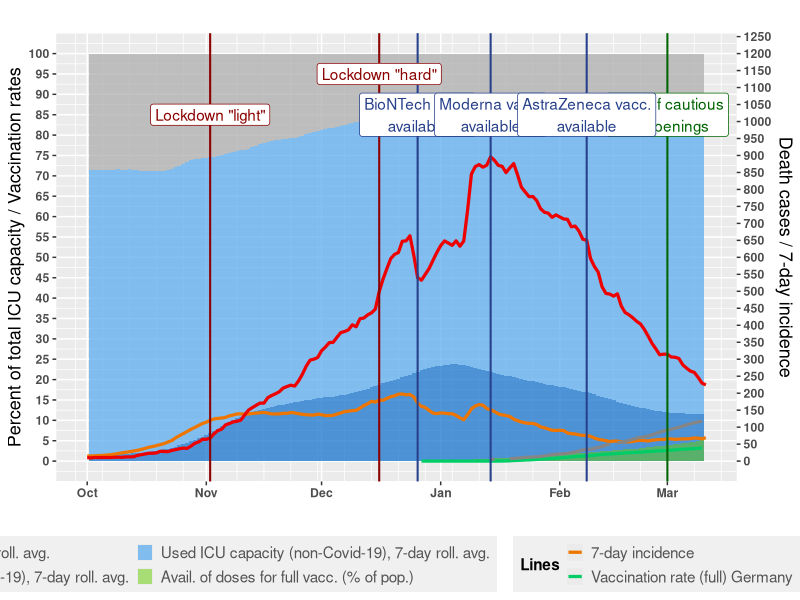

The R source for this figure:
library(ggplot2)
library(ggrepel)
library(reshape2)
library(scales)
library(tidyverse)
library(lubridate)
library(stringr)


Sys.setlocale("LC_ALL","English")


# --------------- Support functions --------------- 

# Moving average
ma <- function(x, order = 7) {
  res <- c()
  for(i in 1:NROW(x)) { 
    if(i < order) res <- append(res, NA)
    else res <- append(res, mean(x[c(i:(i-order+1))], na.rm = TRUE))
  }
  return(res)
}



# --------------- Data on ICU capacity and its usage --------------- 

divi <- as_tibble(read.csv("icu_usage.csv", header = TRUE, sep =";"))
divi <- divi[divi$Bundesland == "DEUTSCHLAND",]
divi <- divi[, c(1,4,5,6)]
names(divi) <- c("date", "covid", "used", "free")
divi$date <- ymd(substr(divi$date, 1, 10))

divi$capacity <- divi$used + divi$free
divi$usedp <- (divi$used / divi$capacity) * 100
divi$covidp <- (divi$covid / divi$capacity) * 100

divi$usedp <- ma(divi$usedp)
divi$covidp <- ma(divi$covidp)

divi$freep <- 100 - divi$usedp
divi$noncovidp <- divi$usedp - divi$covidp

divi <- divi[divi$date >= ymd("2020-10-01"), ]
divi <- divi[,c ("date", "freep", "noncovidp", "covidp")]



# --------------- Data on deaths and incidence --------------- 

deaths <- as_tibble(read.csv("deaths.csv", sep = ";", header = TRUE, stringsAsFactors = FALSE))
deaths <- deaths[,c(1,2,4,5,6)]
names(deaths) <- c("date", "cases", "newcases", "deaths", "newdeaths")
deaths$date <- dmy(deaths$date)
deaths$newdeaths <- ma(deaths$newdeaths)

inc <- as_tibble(read.csv("incidence.csv", sep = ";", dec = ",", header = TRUE, stringsAsFactors = FALSE))[17, -1]
inc <- t(inc)
inc <- cbind(inc, row.names(inc))
inc <- as_tibble(inc)
inc <- inc[!is.na(inc[,1]),]
inc <- inc[2:NROW(inc),]
names(inc) <- c("incidence", "date")
inc$date <- dmy(str_replace(inc$date, "X", ""))
class(inc$incidence) <- "numeric"



# --------------- Data on vaccinations --------------- 

# Germany
vacc_de <- as_tibble(read.csv("vaccinations_de.csv", sep = ";", header = TRUE, stringsAsFactors = FALSE))
names(vacc_de)[1] <- "date"
population <- 83190556
vacc_de$doses <- (vacc_de$dosen_biontech_kumulativ + vacc_de$dosen_moderna_kumulativ + vacc_de$dosen_astrazeneca_kumulativ)
vacc_de$dosesp <- (vacc_de$doses/2)/population * 100
vacc_de <- vacc_de[,c("date", 
                      "personen_erst_kumulativ", 
                      "personen_voll_kumulativ",
                      "impf_quote_erst", 
                      "impf_quote_voll", 
                      "doses", 
                      "dosesp")]
names(vacc_de) <- c("date", 
                    "firstvacc_de", 
                    "secvacc_de", 
                    "firstvaccrate_de", 
                    "secvaccrate_de", 
                    "doses", 
                    "dosesp")
vacc_de$firstvaccrate_de <- vacc_de$firstvaccrate_de * 100
vacc_de$secvaccrate_de <- vacc_de$secvaccrate_de * 100
vacc_de$date <- dmy(vacc_de$date) 

# United States
vacc_us <- as_tibble(read.csv("vaccinations_us.csv", sep = ",", header = TRUE, stringsAsFactors = FALSE))
names(vacc_us) <- c("country", "code", "date", "secvaccrate_us")
vacc_us$date <- ymd(vacc_us$date)
vacc_us$secvaccrate_us <- vacc_us$secvaccrate_us
vacc_us <- vacc_us[vacc_us$country == "United States",]
vacc_us <- vacc_us[, c(3:NCOL(vacc_us))]



# --------------- Merge and melt dataset --------------- 

full <- inner_join(divi, deaths, by = c("date"))
full <- inner_join(full, inc, by = c("date"))
full <- left_join(full, vacc_de, by = c("date"))
full <- left_join(full, vacc_us, by = c("date"))
full.long <- melt(full, id.vars = "date", value.name = "val")


# --------------- Graphs --------------- 

coeff1 <- 12
graph <- ggplot() +
  geom_bar(data = subset(full.long, variable %in% c("freep", "covidp", "noncovidp")), 
           aes(x = date, y = val, fill = variable), stat = "identity", width = 1, 
           alpha = 0.75) +
  geom_bar(data = subset(full.long, variable %in% c("dosesp")), 
           aes(x = date, y = val, fill = variable), stat = "identity", width = 1, 
           alpha = 0.50) +
  geom_line(data = subset(full.long, variable %in% c("incidence")), 
            aes(x = date, y = val/coeff1, color = "col1"), size = 1.1) +
  geom_line(data = subset(full.long, variable %in% c("newdeaths")), 
            aes(x = date, y = val/coeff1, color = "col2"), size = 1.1) +
  geom_line(data = subset(full.long, variable %in% c("secvaccrate_de")),
            aes(x = date, y = val, color = "col3"), size = 1.1) +
  geom_line(data = subset(full.long, variable %in% c("secvaccrate_us")), 
            aes(x = date, y = val, color = "col4"), size = 1.1) +
  geom_vline(xintercept = ymd("2020-12-16"), linetype="solid", color = "red4", 
             size=0.7) +
  geom_vline(xintercept = ymd("2020-11-02"), linetype="solid", color = "red4", 
             size=0.7) +
  geom_vline(xintercept = ymd("2021-03-01"), linetype="solid", color = "darkgreen", 
             size=0.7) +
  geom_vline(xintercept = ymd("2020-12-26"), linetype="solid", color = "royalblue4", 
             size=0.7) +
  geom_vline(xintercept = ymd("2021-01-14"), linetype="solid", color = "royalblue4", 
             size=0.7) +
  geom_vline(xintercept = ymd("2021-02-08"), linetype="solid", color = "royalblue4", 
             size=0.7) +
  geom_label(aes(x = ymd("2020-11-02"), y = 85, label = "Lockdown \"light\""), 
             fill = "white", color = "red4") +
  geom_label(aes(x = ymd("2020-12-16"), y = 95, label = "Lockdown \"hard\""), 
             fill = "white", color = "red4") +
  geom_label(aes(x = ymd("2021-03-01"), y = 85, label = "Start of cautious\nre-openings"), 
             fill = "white", color = "darkgreen") +
  geom_label(aes(x = ymd("2020-12-26"), y = 85, label = "BioNTech vacc.\navailable"), 
             fill = "white", color = "royalblue4") +
  geom_label(aes(x = ymd("2021-01-14"), y = 85, label = "Moderna vacc.\navailable"), 
             fill = "white", color = "royalblue4") +
  geom_label(aes(x = ymd("2021-02-08"), y = 85, label = "AstraZeneca vacc.\navailable"), 
             fill = "white", color = "royalblue4") +
  geom_text_repel(aes(label = round(val, 1), x = date, y = val/coeff1), 
                  data = full.long[full.long$date == max(full.long$date) & full.long$variable == "incidence",], 
                  size = 3.5, fontface = "bold", color = "darkorange2", nudge_x = 1, 
                  nudge_y = 1, segment.colour = "transparent") +
  geom_text_repel(aes(label = round(val, 1), x = date, y = val/coeff1), 
                  data = full.long[full.long$date == max(full.long$date) & full.long$variable == "newdeaths",], 
                  size = 3.5, fontface = "bold", color = "red2", nudge_x = 1, 
                  segment.colour = "transparent") +
  geom_text_repel(aes(label = round(val, 1), x = date, y = val), 
                  data = full.long[full.long$date == max(full.long$date) & full.long$variable == "secvaccrate_de",], 
                  size = 3.5, fontface = "bold", color = "springgreen3", nudge_x = 1,
                  nudge_y = -1, segment.colour = "transparent") +
  geom_text_repel(aes(label = round(val, 1), x = date, y = val), 
                  data = full.long[full.long$date == max(full.long$date) & full.long$variable == "secvaccrate_us",], 
                  size = 3.5, fontface = "bold", color = "gray52", nudge_x = 1, 
                  segment.colour = "transparent") +
  geom_text_repel(aes(label = round(val, 1), x = date, y = val), 
                  data = full.long[full.long$date == max(full.long$date) & full.long$variable == "covidp",], 
                  size = 3.5, fontface = "bold", color = "dodgerblue3", nudge_x = 1, 
                  nudge_y = 1, segment.colour = "transparent") +
  geom_text_repel(aes(label = round(val, 1), x = date, y = val), 
                  data = full.long[full.long$date == max(full.long$date) & full.long$variable == "noncovidp",], 
                  size = 3.5, fontface = "bold", color = "steelblue2", nudge_x = 1, 
                  segment.colour = "transparent") +
  geom_text_repel(aes(label = round(val, 1), x = date, y = val), 
                  data = full.long[full.long$date == max(full.long$date) & full.long$variable == "freep",], 
                  size = 3.5, fontface = "bold", color = "gray68", nudge_x = 2, nudge_y = 80, 
                  segment.colour = "transparent") +
  geom_text_repel(aes(label = round(val, 1), x = date, y = val), 
                  data = full.long[full.long$date == max(full.long$date) & full.long$variable == "dosesp",], 
                  size = 3.5, fontface = "bold", color = "chartreuse3", nudge_x = 1, nudge_y = 0, 
                  segment.colour = "transparent") +
  scale_fill_manual(values = c("freep" = "gray68", 
                               "noncovidp" = "steelblue2", 
                               "covidp" = "dodgerblue3", 
                               "dosesp" = "chartreuse3"), 
                    labels = c("freep" = "Free ICU capacity, 7-day roll. avg.",
                               "noncovidp" = "Used ICU capacity (non-Covid-19), 7-day roll. avg.",
                               "covidp" = "Used ICU capacity (Covid-19), 7-day roll. avg.", 
                               "dosesp" = "Avail. of doses for full vacc. (% of pop.)")) +
  scale_color_manual(values = c(col1 = "darkorange2", 
                                col2 = "red2", 
                                col3 = "springgreen3", 
                                col4 = "gray52"), 
                     labels = c("7-day incidence",
                                "Death cases (7-day roll. avg.)", 
                                "Vaccination rate (full) Germany", 
                                "Vaccination rate (full) US")) +
  scale_y_continuous(breaks = seq(0, 100, 5),
              sec.axis = sec_axis(~.*coeff1, name = "Death cases / 7-day incidence", 
                                  breaks = seq(0, 1250, by = 50))) +
  scale_x_date(date_breaks = waiver(), date_minor_breaks = "1 week", 
               limits = c(min(full.long$date), max(full.long$date))) +
  labs(title = "", 
       x = "", y = "Percent of total ICU capacity / Vaccination rates", 
       fill = "Fill", color = "Lines") +
  theme(text = element_text(size = 11, face = "bold"), 
        legend.text = element_text(size = 11, colour = "grey33", face = "plain"),
        legend.position = "bottom",
        legend.key.size = unit(12, "points"), 
        legend.background = element_rect(fill = "gray94"), 
        axis.title = element_text(size = 13, face = "plain")) +
  guides(fill = guide_legend(nrow = 2, byrow = TRUE), 
         color = guide_legend(nrow = 2, byrow = TRUE))
